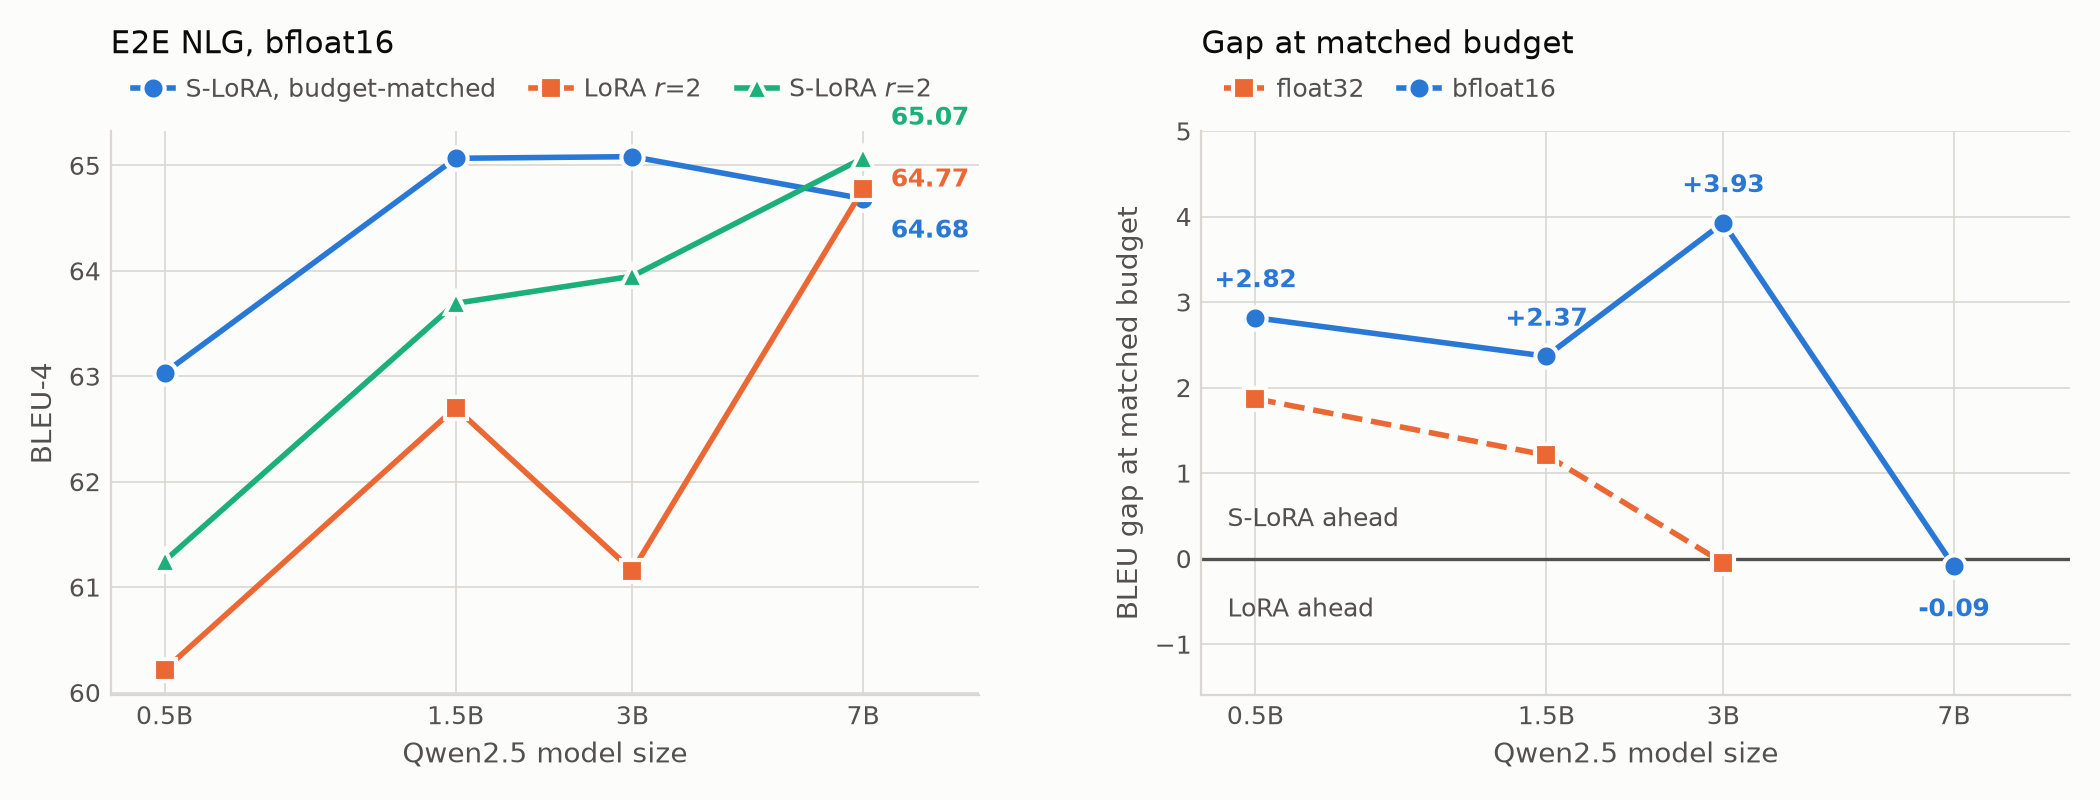

Python code for this plot:
#!/usr/bin/env python
"""Bieu do day Qwen2.5 tren E2E NLG, bf16. Doc thang tu JSON ket qua.

    python paper/fig_qwen_scale.py

Xuat paper/fig_qwen_scale.png (cho README) va .pdf (cho paper).

Hai panel vi co hai cau hoi khac nhau:
  trai  — BLEU tuyet doi cua ba cau hinh, de thay muc chat luong
  phai  — khoang cach cung ngan sach, de thay no tien ve 0 va doi dau

Truc x dung thang log: day trai 14 lan (0.5B -> 7B), de tuyen tinh thi ba diem
dau don lai mot cho va doan 3B->7B chiem nua hinh.
"""
import json
import os
import sys

import matplotlib
matplotlib.use("Agg")
import matplotlib.pyplot as plt

HERE = os.path.dirname(os.path.abspath(__file__))
ROOT = os.path.dirname(HERE)

# Palette da validate (dataviz skill, che do light): slot 1/2/3.
BLUE, ORANGE, AQUA = "#2a78d6", "#eb6834", "#1baf7a"
INK, INK2, GRID = "#0b0b0b", "#52514e", "#d8d7d2"

SIZES = [("0.5B", 0.494, 8), ("1.5B", 1.544, 7), ("3B", 3.086, 9), ("7B", 7.616, 8)]
# Day fp32 chi co ba model: 7B chua bao gio chay o fp32.
FP32_GAP = {"0.5B": 1.87, "1.5B": 1.21, "3B": -0.05}


def bleu(d, tag):
    p = os.path.join(ROOT, d, tag + ".json")
    with open(p, encoding="utf-8") as f:
        return json.load(f)["after"]["bleu"]


def main():
    x, s2, sb, lo, gap = [], [], [], [], []
    for name, b, rb in SIZES:
        d = f"results_qwen/bf16/runs_qwen{name}_bf16"
        try:
            a = bleu(d, "rowspace_r2_colperm_s0")
            c = bleu(d, f"rowspace_r{rb}_colperm_s0")
            l = bleu(d, "lora_r2_na_s0")
        except FileNotFoundError as e:
            sys.exit(f"thieu ket qua: {e.filename}")
        x.append(b); s2.append(a); sb.append(c); lo.append(l); gap.append(c - l)

    fig, (ax1, ax2) = plt.subplots(1, 2, figsize=(10.5, 4.0))
    fig.patch.set_facecolor("#fcfcfb")

    for ax in (ax1, ax2):
        ax.set_facecolor("#fcfcfb")
        ax.set_xscale("log")
        ax.set_xticks([b for _, b, _ in SIZES])
        ax.set_xticklabels([n for n, _, _ in SIZES])
        ax.minorticks_off()
        ax.set_xlabel("Qwen2.5 model size", color=INK2, fontsize=10)
        ax.grid(True, color=GRID, lw=0.6, zorder=0)
        ax.set_axisbelow(True)
        for s in ("top", "right"):
            ax.spines[s].set_visible(False)
        for s in ("left", "bottom"):
            ax.spines[s].set_color(GRID)
        ax.tick_params(colors=INK2, labelsize=9, length=0)

    # ---- trai: BLEU tuyet doi
    series = [(sb, BLUE, "S-LoRA, budget-matched", "o"),
              (lo, ORANGE, "LoRA $r$=2", "s"),
              (s2, AQUA, "S-LoRA $r$=2", "^")]
    for y, c, lab, mk in series:
        ax1.plot(x, y, color=c, lw=2.0, marker=mk, ms=8, label=lab,
                 zorder=3, markeredgecolor="#fcfcfb", markeredgewidth=1.5)
    # Nhan truc tiep o diem cuoi, khong phai moi diem. Ba gia tri o 7B cach
    # nhau 0.09-0.30 BLEU, tuc ~10px tren truc nay, nen phai so le theo chieu
    # doc neu khong se de len nhau.
    for (y, c, lab, _), dy in zip(series, (-14, 1, 12)):
        ax1.annotate(f"{y[-1]:.2f}", (x[-1], y[-1]), textcoords="offset points",
                     xytext=(10, dy), color=c, fontsize=9, fontweight="bold")
    ax1.set_ylabel("BLEU-4", color=INK2, fontsize=10)
    ax1.set_title("E2E NLG, bfloat16", color=INK, fontsize=11, loc="left", pad=28)
    ax1.set_xlim(0.40, 12.0)
    ax1.legend(frameon=False, fontsize=9, ncol=3, labelcolor=INK2,
               loc="lower left", bbox_to_anchor=(0, 1.01), handlelength=1.6,
               columnspacing=1.4, handletextpad=0.5)

    # ---- phai: khoang cach cung ngan sach
    ax2.axhline(0, color=INK2, lw=1.2, ls="-", zorder=2)
    fg = [FP32_GAP.get(n) for n, _, _ in SIZES]
    fx = [b for (n, b, _), g in zip(SIZES, fg) if g is not None]
    fy = [g for g in fg if g is not None]
    ax2.plot(fx, fy, color=ORANGE, lw=2.0, ls="--", marker="s", ms=8,
             label="float32", zorder=3,
             markeredgecolor="#fcfcfb", markeredgewidth=1.5)
    ax2.plot(x, gap, color=BLUE, lw=2.0, marker="o", ms=8, label="bfloat16",
             zorder=4, markeredgecolor="#fcfcfb", markeredgewidth=1.5)
    for xi, yi in zip(x, gap):
        ax2.annotate(f"{yi:+.2f}", (xi, yi), textcoords="offset points",
                     xytext=(0, 11 if yi > 0 else -18), ha="center",
                     color=BLUE, fontsize=9, fontweight="bold")
    ax2.annotate("S-LoRA ahead", (0.03, 0.30), xycoords="axes fraction",
                 color=INK2, fontsize=9)
    ax2.annotate("LoRA ahead", (0.03, 0.14), xycoords="axes fraction",
                 color=INK2, fontsize=9)
    ax2.set_ylabel("BLEU gap at matched budget", color=INK2, fontsize=10)
    ax2.set_title("Gap at matched budget", color=INK, fontsize=11,
                  loc="left", pad=28)
    ax2.set_xlim(0.40, 12.0)
    ax2.set_ylim(-1.6, 5.0)
    ax2.legend(frameon=False, fontsize=9, ncol=2, labelcolor=INK2,
               loc="lower left", bbox_to_anchor=(0, 1.01), handlelength=1.6,
               columnspacing=1.4, handletextpad=0.5)

    fig.tight_layout()
    for ext in ("png", "pdf"):
        out = os.path.join(HERE, f"fig_qwen_scale.{ext}")
        fig.savefig(out, dpi=200 if ext == "png" else None,
                    facecolor=fig.get_facecolor())
        print(f"  da ghi {out}")


if __name__ == "__main__":
    main()
